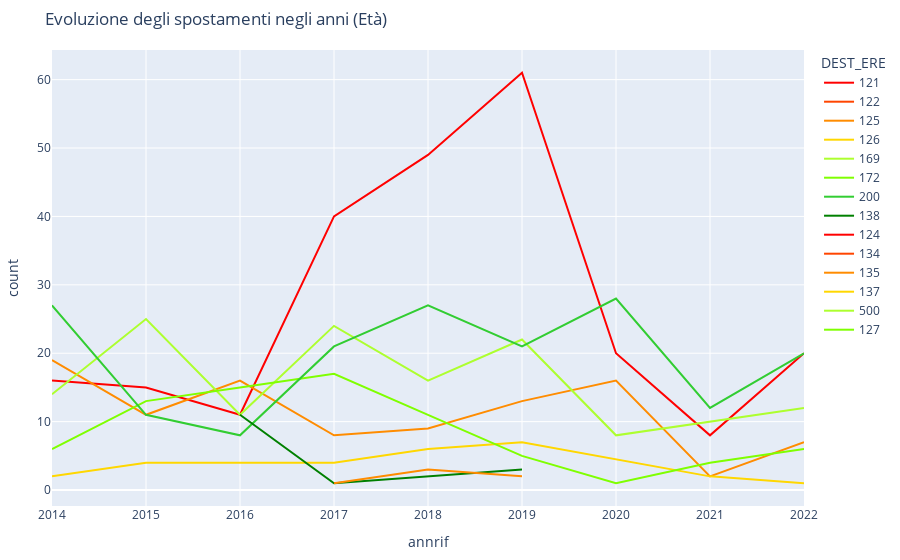

The notebook cell saved with this chart:
### Code cell
import dash
import pandas as pd
import plotly.express as px

import dizionari

data = pd.read_csv("../data/ISTAT_Italian_Excursion_2014_2022.csv")

conteggio = data.groupby(['annrif', 'DEST_ERE']).size().reset_index(name='count')
conteggio = conteggio[conteggio['DEST_ERE'] > 100]


colori = ['#FF0000', '#FF4500', '#FF8C00', '#FFD700', '#ADFF2F', '#7FFF00', '#32CD32', '#008000']

fig = px.line(conteggio,
              x='annrif',
              y='count',
              color="DEST_ERE",
              title='Evoluzione degli spostamenti negli anni (Età)',
              color_discrete_sequence=colori)

fig.update_layout(margin=dict(l=50, r=50, t=50, b=50))

### Figure 1 — Plotly figure (JSON) as saved in the notebook; plotly's stock layout.template omitted (floating-point values rounded to 4 significant figures)
{"data": [{"hovertemplate": "DEST_ERE=121<br>annrif=%{x}<br>count=%{y}<extra></extra>", "legendgroup": "121", "line": {"color": "#FF0000", "dash": "solid"}, "marker": {"symbol": "circle"}, "mode": "lines", "name": "121", "orientation": "v", "showlegend": true, "type": "scatter", "x": [2014, 2015, 2016, 2017, 2018, 2019, 2020, 2021, 2022], "xaxis": "x", "y": [16, 15, 11, 40, 49, 61, 20, 8, 20], "yaxis": "y"}, {"hovertemplate": "DEST_ERE=122<br>annrif=%{x}<br>count=%{y}<extra></extra>", "legendgroup": "122", "line": {"color": "#FF4500", "dash": "solid"}, "marker": {"symbol": "circle"}, "mode": "lines", "name": "122", "orientation": "v", "showlegend": true, "type": "scatter", "x": [2014], "xaxis": "x", "y": [1], "yaxis": "y"}, {"hovertemplate": "DEST_ERE=125<br>annrif=%{x}<br>count=%{y}<extra></extra>", "legendgroup": "125", "line": {"color": "#FF8C00", "dash": "solid"}, "marker": {"symbol": "circle"}, "mode": "lines", "name": "125", "orientation": "v", "showlegend": true, "type": "scatter", "x": [2014, 2015, 2016, 2017, 2018, 2019, 2020, 2021, 2022], "xaxis": "x", "y": [19, 11, 16, 8, 9, 13, 16, 2, 7], "yaxis": "y"}, {"hovertemplate": "DEST_ERE=126<br>annrif=%{x}<br>count=%{y}<extra></extra>", "legendgroup": "126", "line": {"color": "#FFD700", "dash": "solid"}, "marker": {"symbol": "circle"}, "mode": "lines", "name": "126", "orientation": "v", "showlegend": true, "type": "scatter", "x": [2014, 2015, 2017, 2018, 2019, 2021, 2022], "xaxis": "x", "y": [2, 4, 4, 6, 7, 2, 1], "yaxis": "y"}, {"hovertemplate": "DEST_ERE=169<br>annrif=%{x}<br>count=%{y}<extra></extra>", "legendgroup": "169", "line": {"color": "#ADFF2F", "dash": "solid"}, "marker": {"symbol": "circle"}, "mode": "lines", "name": "169", "orientation": "v", "showlegend": true, "type": "scatter", "x": [2014, 2015, 2016, 2017, 2018, 2019, 2020, 2021, 2022], "xaxis": "x", "y": [14, 25, 11, 24, 16, 22, 8, 10, 12], "yaxis": "y"}, {"hovertemplate": "DEST_ERE=172<br>annrif=%{x}<br>count=%{y}<extra></extra>", "legendgroup": "172", "line": {"color": "#7FFF00", "dash": "solid"}, "marker": {"symbol": "circle"}, "mode": "lines", "name": "172", "orientation": "v", "showlegend": true, "type": "scatter", "x": [2014, 2015, 2016, 2017, 2018, 2019, 2020, 2021, 2022], "xaxis": "x", "y": [6, 13, 15, 17, 11, 5, 1, 4, 6], "yaxis": "y"}, {"hovertemplate": "DEST_ERE=200<br>annrif=%{x}<br>count=%{y}<extra></extra>", "legendgroup": "200", "line": {"color": "#32CD32", "dash": "solid"}, "marker": {"symbol": "circle"}, "mode": "lines", "name": "200", "orientation": "v", "showlegend": true, "type": "scatter", "x": [2014, 2015, 2016, 2017, 2018, 2019, 2020, 2021, 2022], "xaxis": "x", "y": [27, 11, 8, 21, 27, 21, 28, 12, 20], "yaxis": "y"}, {"hovertemplate": "DEST_ERE=138<br>annrif=%{x}<br>count=%{y}<extra></extra>", "legendgroup": "138", "line": {"color": "#008000", "dash": "solid"}, "marker": {"symbol": "circle"}, "mode": "lines", "name": "138", "orientation": "v", "showlegend": true, "type": "scatter", "x": [2016, 2017, 2019], "xaxis": "x", "y": [11, 1, 3], "yaxis": "y"}, {"hovertemplate": "DEST_ERE=124<br>annrif=%{x}<br>count=%{y}<extra></extra>", "legendgroup": "124", "line": {"color": "#FF0000", "dash": "solid"}, "marker": {"symbol": "circle"}, "mode": "lines", "name": "124", "orientation": "v", "showlegend": true, "type": "scatter", "x": [2017], "xaxis": "x", "y": [1], "yaxis": "y"}, {"hovertemplate": "DEST_ERE=134<br>annrif=%{x}<br>count=%{y}<extra></extra>", "legendgroup": "134", "line": {"color": "#FF4500", "dash": "solid"}, "marker": {"symbol": "circle"}, "mode": "lines", "name": "134", "orientation": "v", "showlegend": true, "type": "scatter", "x": [2017], "xaxis": "x", "y": [2], "yaxis": "y"}, {"hovertemplate": "DEST_ERE=135<br>annrif=%{x}<br>count=%{y}<extra></extra>", "legendgroup": "135", "line": {"color": "#FF8C00", "dash": "solid"}, "marker": {"symbol": "circle"}, "mode": "lines", "name": "135", "orientation": "v", "showlegend": true, "type": "scatter", "x": [2017, 2018, 2019], "xaxis": "x", "y": [1, 3, 2], "yaxis": "y"}, {"hovertemplate": "DEST_ERE=137<br>annrif=%{x}<br>count=%{y}<extra></extra>", "legendgroup": "137", "line": {"color": "#FFD700", "dash": "solid"}, "marker": {"symbol": "circle"}, "mode": "lines", "name": "137", "orientation": "v", "showlegend": true, "type": "scatter", "x": [2019], "xaxis": "x", "y": [1], "yaxis": "y"}, {"hovertemplate": "DEST_ERE=500<br>annrif=%{x}<br>count=%{y}<extra></extra>", "legendgroup": "500", "line": {"color": "#ADFF2F", "dash": "solid"}, "marker": {"symbol": "circle"}, "mode": "lines", "name": "500", "orientation": "v", "showlegend": true, "type": "scatter", "x": [2021], "xaxis": "x", "y": [1], "yaxis": "y"}, {"hovertemplate": "DEST_ERE=127<br>annrif=%{x}<br>count=%{y}<extra></extra>", "legendgroup": "127", "line": {"color": "#7FFF00", "dash": "solid"}, "marker": {"symbol": "circle"}, "mode": "lines", "name": "127", "orientation": "v", "showlegend": true, "type": "scatter", "x": [2022], "xaxis": "x", "y": [1], "yaxis": "y"}], "layout": {"legend": {"title": {"text": "DEST_ERE"}, "tracegroupgap": 0}, "margin": {"b": 50, "l": 50, "r": 50, "t": 50}, "title": {"text": "Evoluzione degli spostamenti negli anni (Età)"}, "xaxis": {"anchor": "y", "domain": [0, 1], "title": {"text": "annrif"}}, "yaxis": {"anchor": "x", "domain": [0, 1], "title": {"text": "count"}}}}
